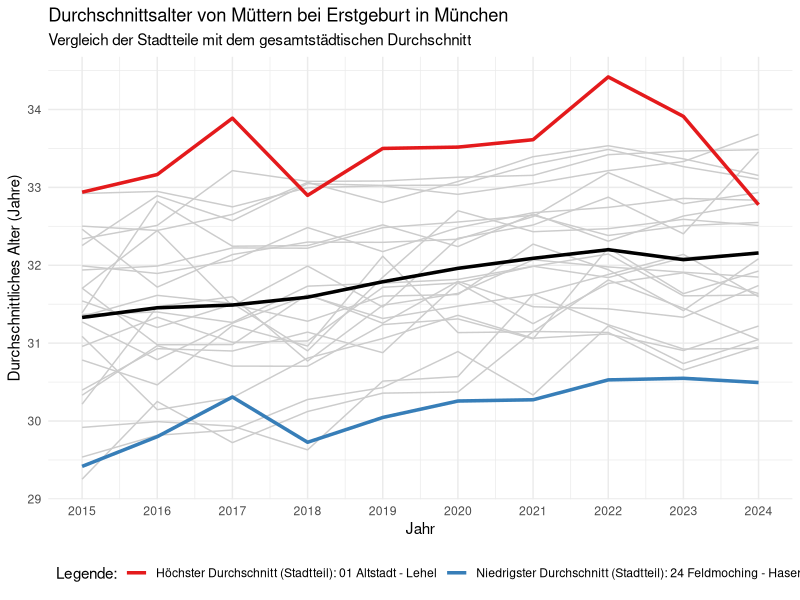

R code for this plot:
library(readxl)
library(tidyverse)
library(ggplot2)

# Einlesen der Rohdaten aus den Excel-Dateien
export_be <- read_excel("data/raw/export_be.xlsx")
be_sheet <- read_excel("data/raw/export_be.xlsx", sheet = "BEVÖLKERUNG")

# Datensatz: Durchschnittsalter Mütter erstgebärend
all_districts_and_city <- be_sheet %>%
  filter(
    Indikator == "Durchschnittsalter Mütter erstgebärend",
    Ausprägung == "insgesamt"
  ) %>%
  mutate(
    mean_age = `Basiswert 1` / `Basiswert 2`
  )

# Durchschnitt über alle Jahre pro Stadtteil
district_averages <- all_districts_and_city %>%
  filter(Raumbezug != "Stadt München") %>%  # Gesamtschnitt rausfiltern
  group_by(Raumbezug) %>%
  summarise(
    avg_age_overall = mean(mean_age, na.rm = TRUE) # Mittelwert über alle Jahre
  )

# max und min Stadtteil zeigen
max_district <- district_averages %>%
  slice_max(order_by = avg_age_overall, n = 1) %>%
  pull(Raumbezug)

min_district <- district_averages %>%
  slice_min(order_by = avg_age_overall, n = 1) %>%
  pull(Raumbezug)


#Daten für Plot vorbereiten
data_for_plot <- all_districts_and_city %>%
  mutate(
    highlight_status = case_when(
      Raumbezug == "Stadt München" ~ "München avg", 
      Raumbezug == max_district ~ "Max (Durchschnitt)",
      Raumbezug == min_district ~ "Min (Durchschnitt)",
      TRUE ~ "Normal" 
    )
  )

#Ploten
ggplot(data = data_for_plot, mapping = aes(x = Jahr, y = mean_age)) +
  geom_line(data = . %>% filter(highlight_status == "Normal"), 
            aes(group = Raumbezug), 
            color = "grey80", 
            linewidth = 0.5) +
  geom_line(data = . %>% filter(highlight_status != "Normal"), 
            aes(color = highlight_status, group = Raumbezug), 
            linewidth = 1.2) +
  scale_color_manual(
    name = "Legende:", 
    values = c(
      "München avg" = "black",              
      "Max (Durchschnitt)" = "#e41a1c",       
      "Min (Durchschnitt)" = "#377eb8"       
    ),
    labels = c(
      "München avg" = "Gesamtdurchschnitt Stadt München",
      "Max (Durchschnitt)" = paste("Höchster Durchschnitt (Stadtteil):", max_district),
      "Min (Durchschnitt)" = paste("Niedrigster Durchschnitt (Stadtteil):", min_district)
    )
  ) +
  scale_x_continuous(breaks = seq(min(data_for_plot$Jahr), max(data_for_plot$Jahr), by = 1)) +
  theme_minimal() +
  theme(legend.position = "bottom", legend.justification = "left") +
  labs(
    title = "Durchschnittsalter von Müttern bei Erstgeburt in München",
    subtitle = "Vergleich der Stadtteile mit dem gesamtstädtischen Durchschnitt",
    x = "Jahr",
    y = "Durchschnittliches Alter (Jahre)"
  )
